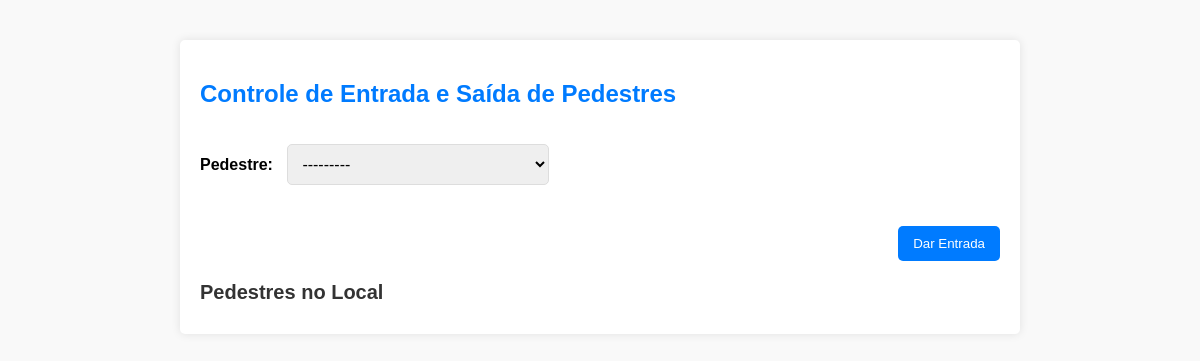
Page /controle-pedestres/ on the earlier database version.
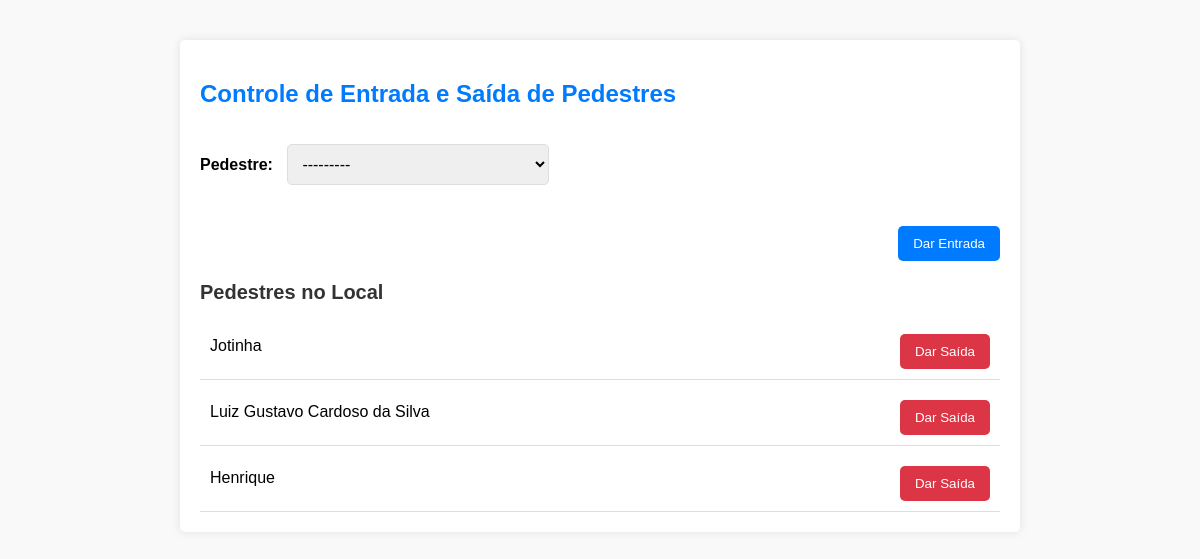
Same page on the later database version.
### core/models.py (models this page shows, shortened)
class EntradaSaidaPedestre(models.Model):
    pedestre = models.ForeignKey(Pedestre, on_delete=models.CASCADE)
    hora_entrada = models.DateTimeField(default=timezone.now)
    hora_saida = models.DateTimeField(null=True, blank=True)

class Pedestre(models.Model):
    nome_completo = models.CharField(max_length=150)
    documento_identificacao = models.CharField(max_length=50, unique=True)
    def __str__(self):
        return self.nome_completo

### core/views.py (the view, shortened to what this page needs)
# urls.py: path('controle-pedestres/', views.controle_entrada_saida_pedestre, name='controle_entrada_saida_pedestre'),
def controle_entrada_saida_pedestre(request):
    pedestres = EntradaSaidaPedestre.objects.filter(hora_saida__isnull=True)
    form_entrada = EntradaPedestreForm()
    return render(request, 'core/controle_entrada_saida_pedestre.html', {'form_entrada': form_entrada, 'pedestres': pedestres})

### core/forms.py
class EntradaPedestreForm(forms.ModelForm):
    class Meta:
        model = EntradaSaidaPedestre
        fields = ['pedestre']

### core/templates/core/controle_entrada_saida_pedestre.html (shortened to what this page needs)
{% load static %}
<!DOCTYPE html>
<html lang="pt-BR">
<head>
    <link rel="stylesheet" href="https://cdnjs.cloudflare.com/ajax/libs/font-awesome/6.4.0/css/all.min.css">
</head>
<body>
    <div class="content">
        <h2>Controle de Entrada e Saída de Pedestres</h2>
        <form method="POST">
            <div class="form-group">
                {{ form_entrada.as_p }}
            </div>
            <button type="submit" name="entrada">Dar Entrada</button>
        </form>
        <h3>Pedestres no Local</h3>
        <ul>
            {% for pedestre in pedestres %}
                <li>
                    {{ pedestre.pedestre }}
                    <form method="POST" style="display:inline;">
                        <button type="submit" name="saida">Dar Saída</button>
                    </form>
                </li>
            {% endfor %}
        </ul>
    </div>
</body>
</html>

Differences in the rows shown:
added EntradaSaidaPedestre: pedestre "Jotinha"
added EntradaSaidaPedestre: pedestre "Luiz Gustavo Cardoso da Silva"
added EntradaSaidaPedestre: pedestre "Henrique"
